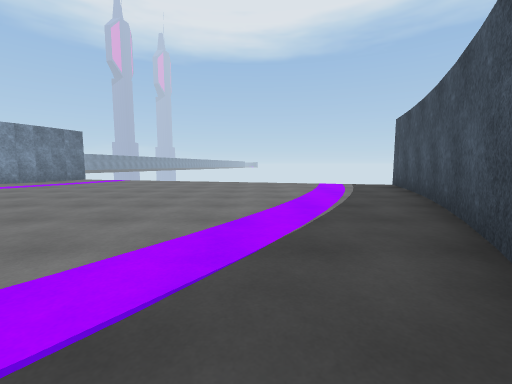
view 1 (above)

19 first-person views from a walk through a scene from a Unity 3-D project. The camera is 1.2 m above the floor, tilts 6° down and sees 90° across. The floor is counted in squares, 2 m on a side. Each view is taken from the middle of a square. On the plan, view 1 faces up. The plan holds only what a view shows up to about 9 squares ahead; the rest is blank. The place goes on beyond the plan. Surface patterns are stand-ins for the level's own textures.

view 2
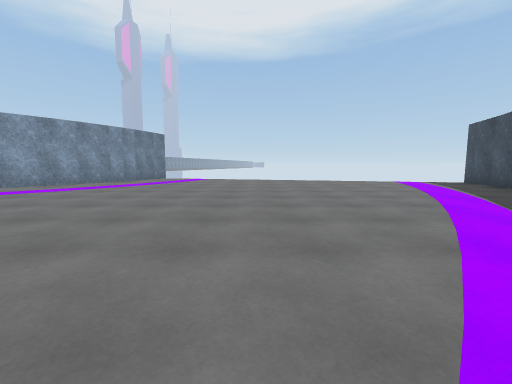

view 3
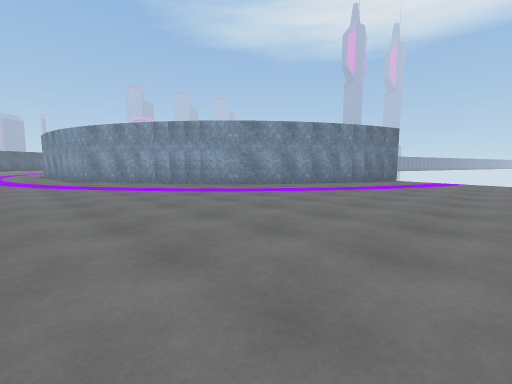

view 4
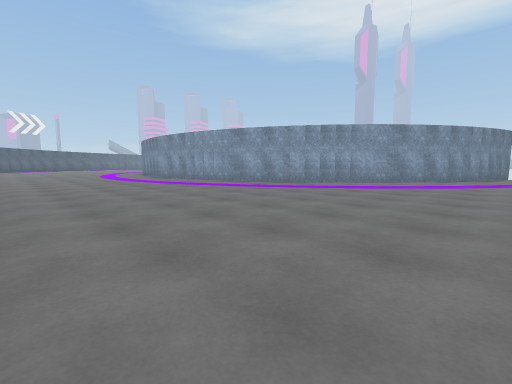

view 5
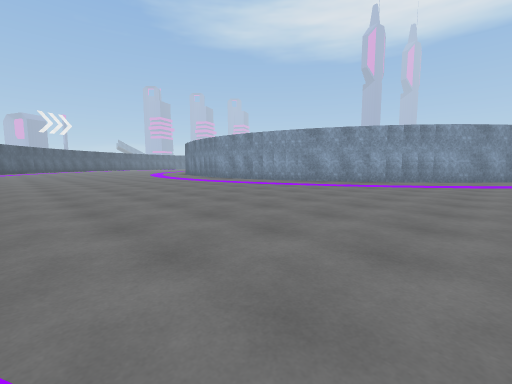

view 6
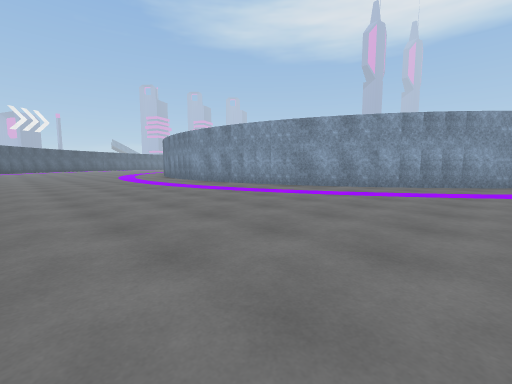

view 7
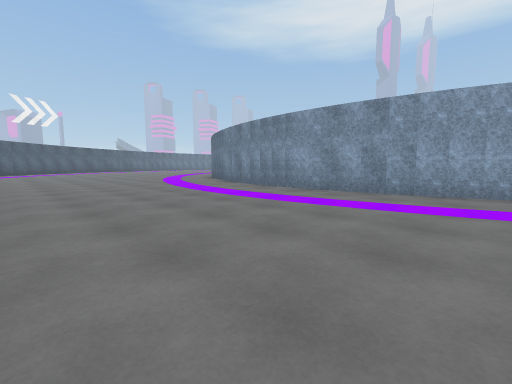

view 8
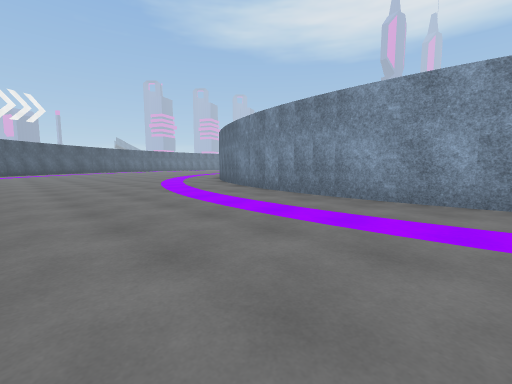

view 9
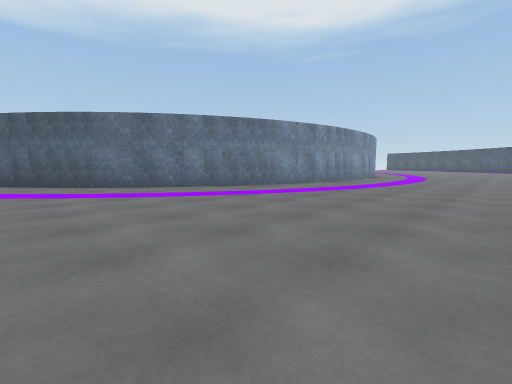

view 10
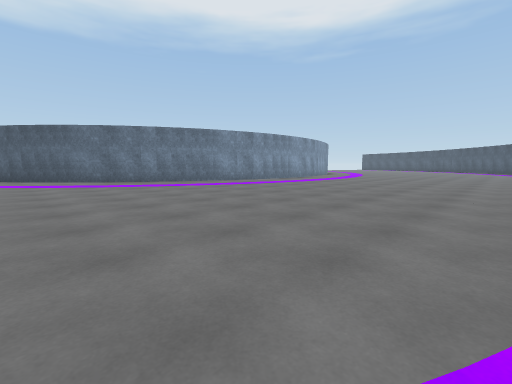

view 11
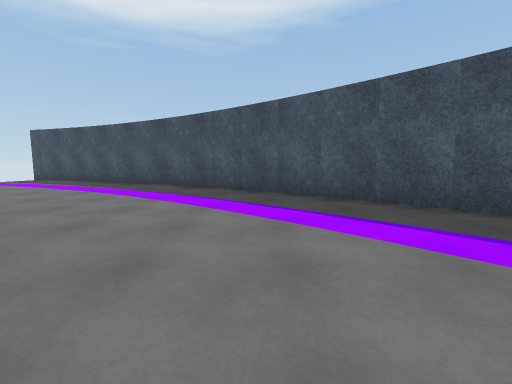

view 12
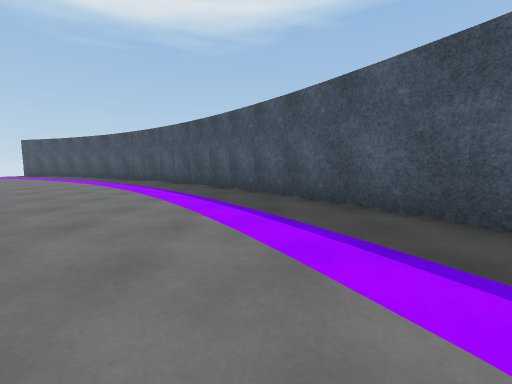

view 13
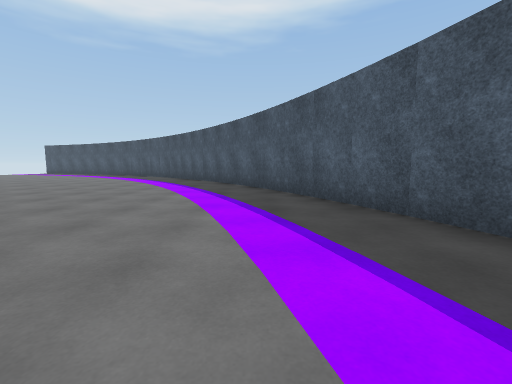

view 14
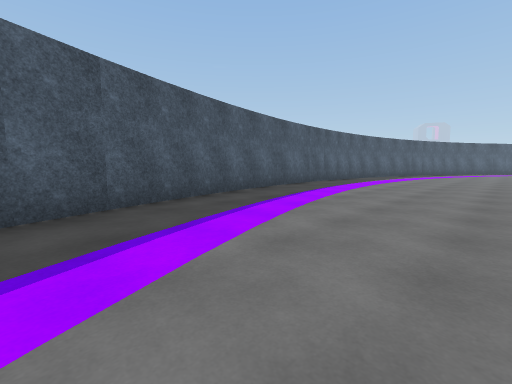

view 15
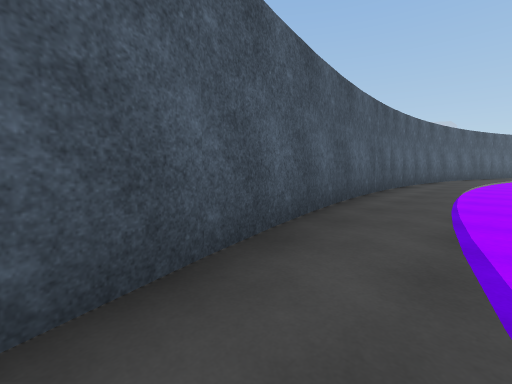

view 16
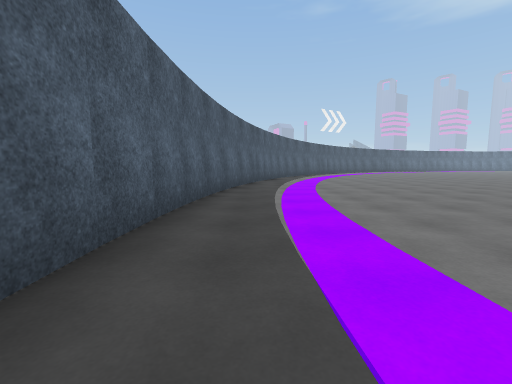

view 17
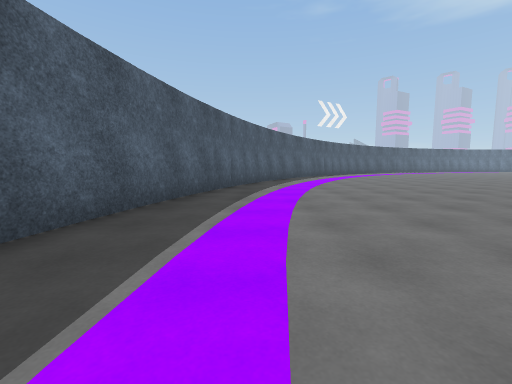

view 18
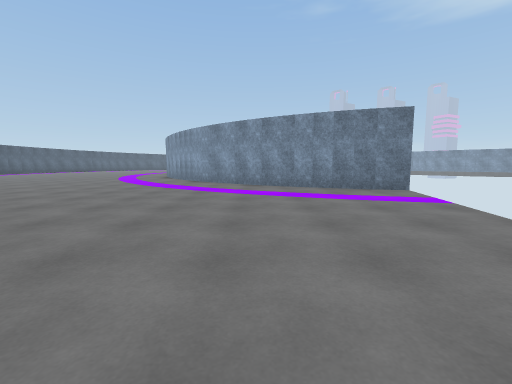

view 19
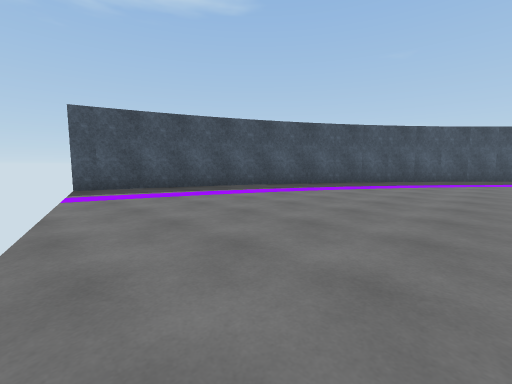

### Floor plan
Points are (right, up) in squares from view 1. A wall is a line through its corners. A room is listed if a view was taken in it or the views show most of it. See-through windows are left out.
Room 1 (views 1, 2, 3, 4, 5, 6, 7, 8, 9, 10, 11, 12, 13, 14, 15, 16, 17, 18, 19)
walls: (-14.3, 2.3) (-16.3, 1.7); (-16.2, 1.7) (-19, 1.4); (-12.9, 3.1) (-14.5, 2.3); (-18.8, 1.5) (-20.4, 1.5); (-11.7, 3.9) (-13, 3); (-20.3, 1.5) (-22.3, 1.9); (-10.5, 4.9) (-11.7, 3.8); (-10.1, -8.5) (-9.1, -8.1); (-22.1, 1.8) (-23.7, 2.4); (-9.2, -8.2) (-4.8, -5.7); (-14.9, -9.9) (-9.9, -8.5); (-15.9, -10) (-14.8, -9.8); (-8.8, 6.8) (-10.5, 4.8); (-23.5, 2.3) (-25, 3.1); (-4.9, -5.6) (-4, -4.9); (-4, -5.1) (-0.4, -1.5); (-8, 8.1) (-8.9, 6.7); (-20.8, -10.2) (-15.8, -10.1); (-25, 3) (-26.3, 4); (-7.2, 10) (-8.1, 7.9); (-26.2, 3.8) (-28.1, 5.6); (-0.5, -1.5) (0.7, 0.2); (-7.1, 10.7) (-7.3, 9.9); (-24.8, -9.5) (-20.7, -10.1); (0.8, 0) (3.2, 4.5); (-28.1, 5.7) (-29.1, 6.8); (-28.1, -8.4) (-24.7, -9.5); (-29.1, -7.8) (-28, -8.3); (3.2, 4.4) (4.2, 7.8)
ways out: gap at (-7, 11); gap at (4, 8)

Positions as (right, up) in squares from view 1, and headings:
1: (0, 0), facing up
2: (-3, -1), facing up
3: (-4, 0), facing up-left
4: (-7, -4), facing up-left
5: (-9, -6), facing up-left
6: (-10, -4), facing up-left
7: (-15, -4), facing up-left
8: (-17, -3), facing up-left
9: (-29, -3), facing up-right
10: (-29, -6), facing up-right
11: (-6, -1), facing right
12: (-10, -5), facing right
13: (-14, -7), facing right
14: (-10, -5), facing down-left
15: (-12, -8), facing down-left
16: (-17, -9), facing left
17: (-20, -8), facing left
18: (-1, 7), facing left
19: (-3, 9), facing down-right
